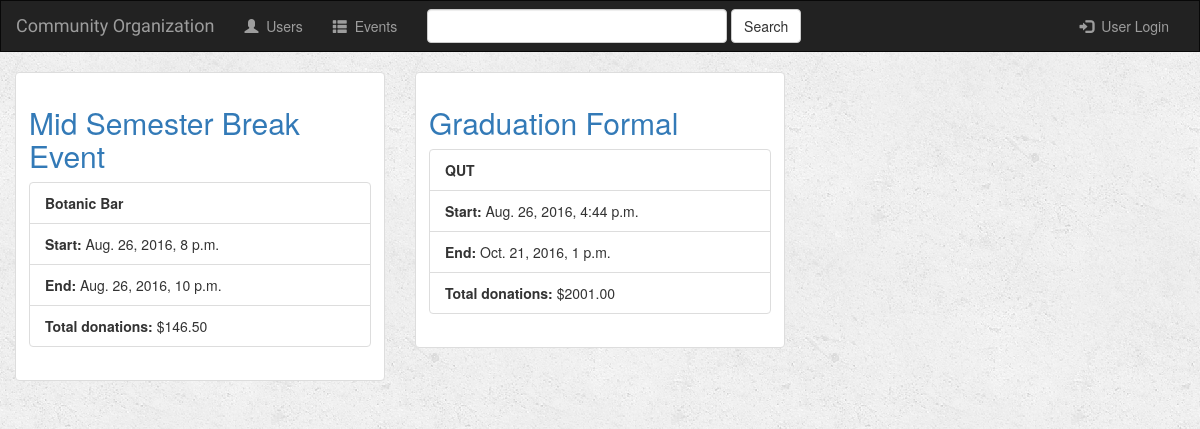
Screenshot of /events/ with the database file from the repository.
### events/models.py (models this page shows, shortened)
class Event(models.Model):
    event_name = models.CharField(max_length=100)
    event_location = models.CharField(max_length=500)
    event_cost = models.DecimalField(max_digits=7, decimal_places=2, default=0.0)
    start_date = models.DateTimeField('start date')
    end_date = models.DateTimeField('end date')

### events/views.py (the view, shortened to what this page needs)
def event_list_view(request):
    event_list = Event.objects.order_by('-start_date')
    donation_list = event_donation_list(event_list)
    data_list = zip(event_list, donation_list)
    notify_list = None
    if request.user.is_authenticated:
        notify_list = request.user.notifications.unread()[:5]
    query = request.GET.get("q")
    context = {
        'data_list': data_list,
        'user': request.user,
        'notify_list': notify_list,
    }
    return render(request, 'events/eventIndex.html', context)

### events/utils.py (called while the page is built)
def event_donation_total(event):
	donations = 0
	for event_donation in UserDonation.objects.filter(event=event):
		donations += event_donation.donation
	return donations

def event_donation_list(event_list):
	donations_list = [];
	for event in event_list:
		donations_list.append(event_donation_total(event))
	return donations_list

### events/templates/events/eventIndex.html (shortened to what this page needs)
{% extends 'events/base.html' %}
{% block body %}
    <div class="container-fluid">
        <div class="row">
            {% include "events/_event_data.html" %}
        </div>
    </div>
{% endblock %}

### events/templates/events/_event_data.html
{% if data_list %}
    {% for event, donation in data_list %}
        <div class="col-sm-4 col-lg-4">
            <div class="thumbnail">
                <div class="caption">
                    <h2 class="form-signin-heading"><a href="{% url 'event_view' event.id %}">{{ event.event_name }}</a></h2>
                    <ul class="list-group">
                        <li class="list-group-item"><b>{{ event.event_location }}</b></li>
                        <li class="list-group-item"><b>Start:</b> {{ event.start_date }}</li>
                        <li class="list-group-item"><b>End:</b> {{ event.end_date }}</li>
                        <li class="list-group-item"><b>Total donations:</b> ${{ donation }}</li>
                    </ul>
                </div>
            </div>
        </div>
    {% endfor %}
{% else %}
    <p>No Events.</p>
{% endif %}

### events/static/style.css (style rules this page uses)
body { background: white url("images/background.png"); }

### events/static/custom_style.css (style rules this page uses)
* { margin: 0; padding: 0; }
.col-sm-4 { min-width: 300px; max-width: 420px; }

### rows the page displays
Event: event_name "Mid Semester Break Event", event_location "Botanic Bar", start_date "Aug. 26, 2016, 8 p.m.", end_date "Aug. 26, 2016, 10 p.m.", donation "146.50"
Event: event_name "Graduation Formal", event_location "QUT", start_date "Aug. 26, 2016, 4:44 p.m.", end_date "Oct. 21, 2016, 1 p.m.", donation "2001.00"
